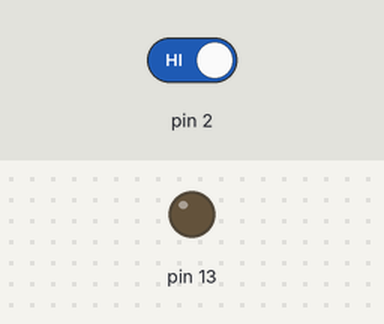
Recording of a sketch running on a simulated Arduino Uno, built with avr-gcc and run on an emulated ATmega328P. On the bench: output pins drawn as LEDs (lit = HIGH). Inputs (shaded band) come from the test bench; at power-on: pin 2 HIGH.

Above: at 1.2 s.
1.3 s: pin 2 driven LOW
At 1.8 s:
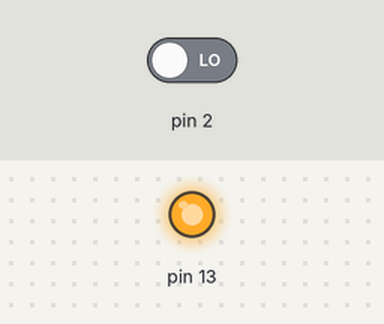
Timing chart, 0 to 4.3 s (numbered marks = the images above; inputs shaded):
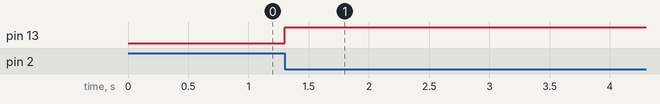

Measured:
- after the input at 1.3 s, pin 13: LOW → HIGH at once

The sketch:

led_button_interrupt.ino
```cpp
// LED Button Interrupt - by Harrison Shoebridge, 2016
// Uses a toggle and an interrupt!

int inputHistory = -1;
bool on;

void setup() {
  pinMode(13, OUTPUT);
  // pinMode(2, INPUT);

  attachInterrupt(0, changeLED, FALLING);
}

void loop() {}

void changeLED() {
  on = !on;

  if (on) {
    digitalWrite(13, HIGH);
  } else {
    digitalWrite(13, LOW);
  }
}
```
